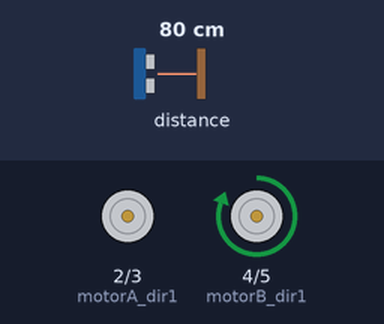
Bench run of a sketch on a simulated Arduino Uno, built with avr-gcc and run on an emulated ATmega328P. Shown: motor-driver pin pairs drawn as motors (green arrow = first pin HIGH = forward, orange = second pin HIGH = backward, longer = more drive, scaled by the enable pin). The inputs (shaded band) are chosen by the test bench; at power-on: distance to the obstacle 80 cm.

Above: at 1.2 s.
1.3 s: distance to the obstacle set to 2 cm
At 2.1 s:
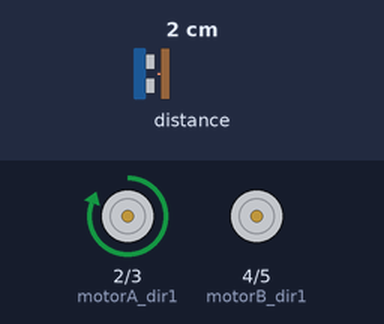
2.8 s: distance to the obstacle set to 18 cm
At 2.87 s:
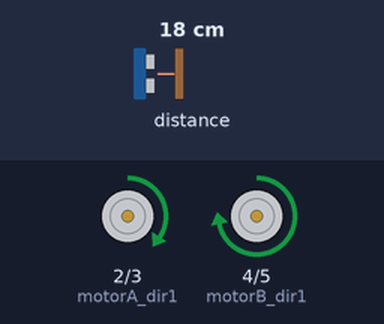
4.4 s: distance to the obstacle set to 35 cm
At 5.6 s:
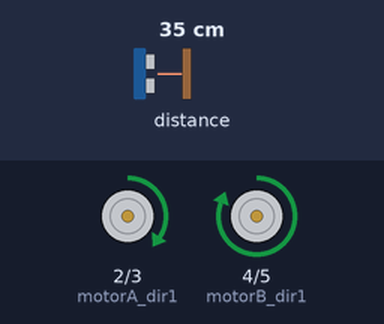
6.0 s: distance to the obstacle set to 4 cm
At 6.7 s:
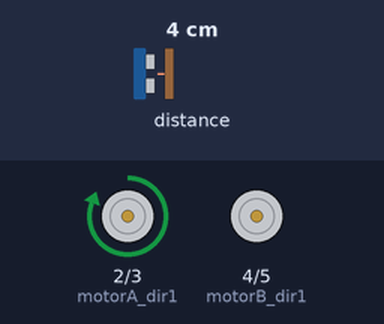
7.5 s: distance to the obstacle set to 60 cm
At 7.8 s:
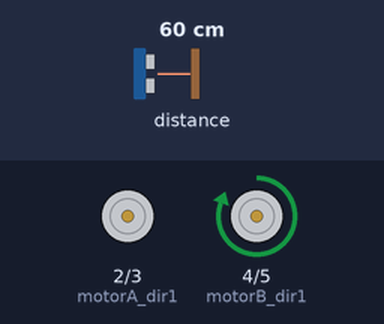
Timing chart, 0 to 10.0 s (numbered marks = the images above; inputs shaded):
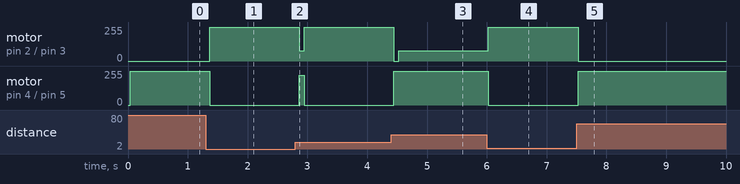

Measured:
- after the input at 1.3 s, motor on pin 2 (motorA_dir1) / pin 3 (motorA_dir2): stopped → forward 255/255 after 0.07 s; motor on pin 4 (motorB_dir1) / pin 5 (motorB_dir2): forward 255/255 → stopped after 0.07 s
- after the input at 2.8 s, motor on pin 2 (motorA_dir1) / pin 3 (motorA_dir2): forward 255/255 → forward 78/255 after 0.06 s, → forward 255/255 0.08 s later; motor on pin 4 (motorB_dir1) / pin 5 (motorB_dir2): stopped → forward 222/255 after 0.06 s, → stopped 0.08 s later
- after the input at 4.4 s, motor on pin 2 (motorA_dir1) / pin 3 (motorA_dir2): forward 255/255 → stopped after 0.05 s, → forward 78/255 0.08 s later; motor on pin 4 (motorB_dir1) / pin 5 (motorB_dir2): stopped → forward 255/255 after 0.05 s
- after the input at 6.0 s, motor on pin 2 (motorA_dir1) / pin 3 (motorA_dir2): forward 78/255 → forward 255/255 at once; motor on pin 4 (motorB_dir1) / pin 5 (motorB_dir2): forward 255/255 → stopped at once
- after the input at 7.5 s, motor on pin 2 (motorA_dir1) / pin 3 (motorA_dir2): forward 255/255 → stopped at once; motor on pin 4 (motorB_dir1) / pin 5 (motorB_dir2): stopped → forward 255/255 at once

The sketch:

basespeed100.ino
```cpp
#include <Wire.h>
#include <Adafruit_VL53L0X.h>

// Instantiate the VL53L0X ToF Sensor
Adafruit_VL53L0X tof = Adafruit_VL53L0X();

// Motor A (left motor) connections
const int motorA_PWM = 9;  // ENA
const int motorA_dir1 = 2; // IN1
const int motorA_dir2 = 3; // IN2

// Motor B (right motor) connections
const int motorB_PWM = 10; // ENB
const int motorB_dir1 = 4; // IN3
const int motorB_dir2 = 5; // IN4

// PD controller constants
float Kp = 22.0;  // Proportional gain
float Kd = 21.0;  // Derivative gain

// Desired distance from the right wall (in cm)
const float desired_distance = 30.0;

// Previous distance error for derivative term
float previous_error = 0;

void setup() {
  Serial.begin(9600);

  // Initialize motor control pins as outputs
  pinMode(motorA_PWM, OUTPUT);
  pinMode(motorA_dir1, OUTPUT);
  pinMode(motorA_dir2, OUTPUT);
  pinMode(motorB_PWM, OUTPUT);
  pinMode(motorB_dir1, OUTPUT);
  pinMode(motorB_dir2, OUTPUT);

  // Start the ToF sensor
  if (!tof.begin()) {
    Serial.println("Failed to boot VL53L0X");
    while (1);
  }
}

void loop() {
  VL53L0X_RangingMeasurementData_t measure;
  tof.rangingTest(&measure, false);  // get measurement from ToF sensor

  if (measure.RangeStatus != 4) {  // range status is good
    float current_distance = measure.RangeMilliMeter / 10.0; // Convert mm to cm
    float error = current_distance - desired_distance; // Error calculation for right side
    float P = Kp * error;
    float D = Kd * (error - previous_error);
    previous_error = error;  // Update previous error for next iteration
    float control_signal = P + D;

    // Calculate motor speeds for clockwise motion
    int baseSpeed = 150;  // Base speed of motors
    int leftSpeed = baseSpeed - control_signal; // Decrease left wheel speed to turn left
    int rightSpeed = baseSpeed + control_signal; // Increase right wheel speed to turn left

    // Set motor speeds using PWM
    analogWrite(motorA_PWM, constrain(leftSpeed, 0, 255));
    analogWrite(motorB_PWM, constrain(rightSpeed, 0, 255));

    // Set motor directions
    digitalWrite(motorA_dir1, HIGH);
    digitalWrite(motorA_dir2, LOW);
    digitalWrite(motorB_dir1, HIGH);
    digitalWrite(motorB_dir2, LOW);
  }
  delay(50);
}
```
